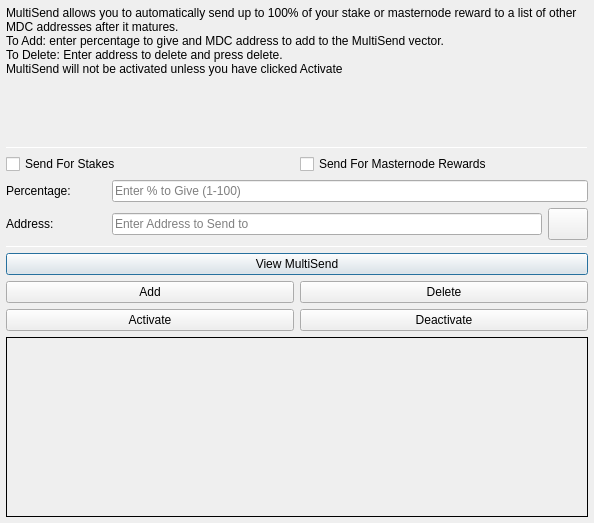
<?xml version="1.0" encoding="UTF-8"?>
<ui version="4.0">
 <class>MultiSendDialog</class>
 <widget class="QDialog" name="MultiSendDialog">
  <property name="windowModality">
   <enum>Qt::NonModal</enum>
  </property>
  <property name="geometry">
   <rect>
    <x>0</x>
    <y>0</y>
    <width>594</width>
    <height>523</height>
   </rect>
  </property>
  <property name="windowTitle">
   <string>MultiSend</string>
  </property>
  <layout class="QVBoxLayout" name="verticalLayout" stretch="0">
   <property name="leftMargin">
    <number>6</number>
   </property>
   <property name="topMargin">
    <number>6</number>
   </property>
   <property name="rightMargin">
    <number>6</number>
   </property>
   <property name="bottomMargin">
    <number>6</number>
   </property>
   <item>
    <layout class="QVBoxLayout" name="verticalLayout_Main" stretch="1,1,1,1,1,1">
     <item>
      <widget class="QLabel" name="label_2">
       <property name="lineWidth">
        <number>1</number>
       </property>
       <property name="text">
        <string>MultiSend allows you to automatically send up to 100% of your stake or masternode reward to a list of other MDC addresses after it matures.
To Add: enter percentage to give and MDC address to add to the MultiSend vector.
To Delete: Enter address to delete and press delete.
MultiSend will not be activated unless you have clicked Activate</string>
       </property>
       <property name="alignment">
        <set>Qt::AlignLeading|Qt::AlignLeft|Qt::AlignTop</set>
       </property>
       <property name="wordWrap">
        <bool>true</bool>
       </property>
      </widget>
     </item>
     <item>
      <widget class="Line" name="line">
       <property name="minimumSize">
        <size>
         <width>0</width>
         <height>1</height>
        </size>
       </property>
       <property name="maximumSize">
        <size>
         <width>16777215</width>
         <height>1</height>
        </size>
       </property>
       <property name="orientation">
        <enum>Qt::Horizontal</enum>
       </property>
      </widget>
     </item>
     <item>
      <layout class="QVBoxLayout" name="verticalLayout_Settings">
       <item>
        <layout class="QHBoxLayout" name="horizontalLayout">
         <item>
          <widget class="QCheckBox" name="multiSendStakeCheckBox">
           <property name="text">
            <string>Send For Stakes</string>
           </property>
          </widget>
         </item>
         <item>
          <widget class="QCheckBox" name="multiSendMasternodeCheckBox">
           <property name="text">
            <string>Send For Masternode Rewards</string>
           </property>
          </widget>
         </item>
        </layout>
       </item>
       <item>
        <layout class="QHBoxLayout" name="horizontalLayout_6">
         <item>
          <widget class="QLabel" name="label">
           <property name="minimumSize">
            <size>
             <width>100</width>
             <height>0</height>
            </size>
           </property>
           <property name="toolTip">
            <string>Percentage of stake to send</string>
           </property>
           <property name="text">
            <string>Percentage:</string>
           </property>
          </widget>
         </item>
         <item>
          <widget class="QLineEdit" name="multiSendPercentEdit">
           <property name="toolTip">
            <string>Enter whole numbers 1 - 100</string>
           </property>
           <property name="placeholderText">
            <string>Enter % to Give (1-100)</string>
           </property>
          </widget>
         </item>
        </layout>
       </item>
       <item>
        <layout class="QHBoxLayout" name="horizontalLayout_7">
         <item>
          <widget class="QLabel" name="label_5">
           <property name="minimumSize">
            <size>
             <width>100</width>
             <height>0</height>
            </size>
           </property>
           <property name="toolTip">
            <string>Address to send portion of stake to</string>
           </property>
           <property name="text">
            <string>Address:</string>
           </property>
          </widget>
         </item>
         <item>
          <widget class="QLineEdit" name="multiSendAddressEdit">
           <property name="toolTip">
            <string/>
           </property>
           <property name="placeholderText">
            <string>Enter Address to Send to</string>
           </property>
          </widget>
         </item>
         <item>
          <widget class="QPushButton" name="addressBookButton">
           <property name="maximumSize">
            <size>
             <width>16777215</width>
             <height>32</height>
            </size>
           </property>
           <property name="toolTip">
            <string>Choose an address from the address book</string>
           </property>
           <property name="text">
            <string/>
           </property>
           <property name="icon">
            <iconset resource="../madcoin.qrc">
             <normaloff>:/icons/address-book</normaloff>:/icons/address-book</iconset>
           </property>
           <property name="shortcut">
            <string>Alt+A</string>
           </property>
           <property name="autoDefault">
            <bool>false</bool>
           </property>
          </widget>
         </item>
        </layout>
       </item>
      </layout>
     </item>
     <item>
      <widget class="Line" name="line_2">
       <property name="minimumSize">
        <size>
         <width>0</width>
         <height>1</height>
        </size>
       </property>
       <property name="maximumSize">
        <size>
         <width>16777215</width>
         <height>1</height>
        </size>
       </property>
       <property name="orientation">
        <enum>Qt::Horizontal</enum>
       </property>
      </widget>
     </item>
     <item>
      <layout class="QVBoxLayout" name="verticalLayout_Buttons">
       <item>
        <layout class="QHBoxLayout" name="horizontalLayout_4">
         <item>
          <widget class="QPushButton" name="viewButton">
           <property name="toolTip">
            <string/>
           </property>
           <property name="statusTip">
            <string>View MultiSend Vector</string>
           </property>
           <property name="text">
            <string>View MultiSend</string>
           </property>
          </widget>
         </item>
        </layout>
       </item>
       <item>
        <layout class="QHBoxLayout" name="horizontalLayout_2">
         <item>
          <widget class="QPushButton" name="addButton">
           <property name="toolTip">
            <string/>
           </property>
           <property name="statusTip">
            <string>Add to MultiSend Vector</string>
           </property>
           <property name="text">
            <string>Add</string>
           </property>
          </widget>
         </item>
         <item>
          <widget class="QPushButton" name="deleteButton">
           <property name="toolTip">
            <string/>
           </property>
           <property name="statusTip">
            <string>Delete Address From MultiSend Vector</string>
           </property>
           <property name="text">
            <string>Delete</string>
           </property>
          </widget>
         </item>
        </layout>
       </item>
       <item>
        <layout class="QHBoxLayout" name="horizontalLayout_5">
         <item>
          <widget class="QPushButton" name="activateButton">
           <property name="statusTip">
            <string>Activate MultiSend</string>
           </property>
           <property name="text">
            <string>Activate</string>
           </property>
          </widget>
         </item>
         <item>
          <widget class="QPushButton" name="disableButton">
           <property name="statusTip">
            <string>Deactivate MultiSend</string>
           </property>
           <property name="text">
            <string>Deactivate</string>
           </property>
          </widget>
         </item>
        </layout>
       </item>
      </layout>
     </item>
     <item>
      <widget class="QLabel" name="message">
       <property name="minimumSize">
        <size>
         <width>0</width>
         <height>180</height>
        </size>
       </property>
       <property name="frameShape">
        <enum>QFrame::Panel</enum>
       </property>
       <property name="frameShadow">
        <enum>QFrame::Plain</enum>
       </property>
       <property name="lineWidth">
        <number>1</number>
       </property>
       <property name="midLineWidth">
        <number>1</number>
       </property>
       <property name="text">
        <string/>
       </property>
       <property name="alignment">
        <set>Qt::AlignLeading|Qt::AlignLeft|Qt::AlignTop</set>
       </property>
       <property name="wordWrap">
        <bool>true</bool>
       </property>
      </widget>
     </item>
    </layout>
   </item>
  </layout>
 </widget>
 <resources>
  <include location="../madcoin.qrc"/>
 </resources>
 <connections/>
</ui>
